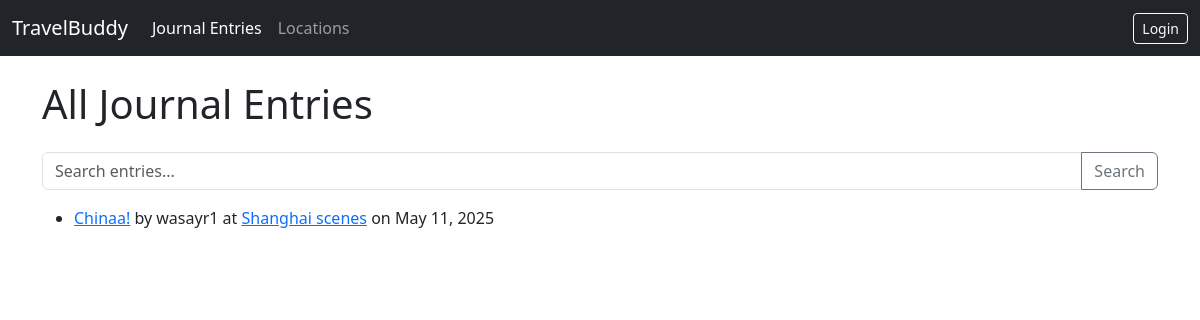
Before: /project/ with the older database file.
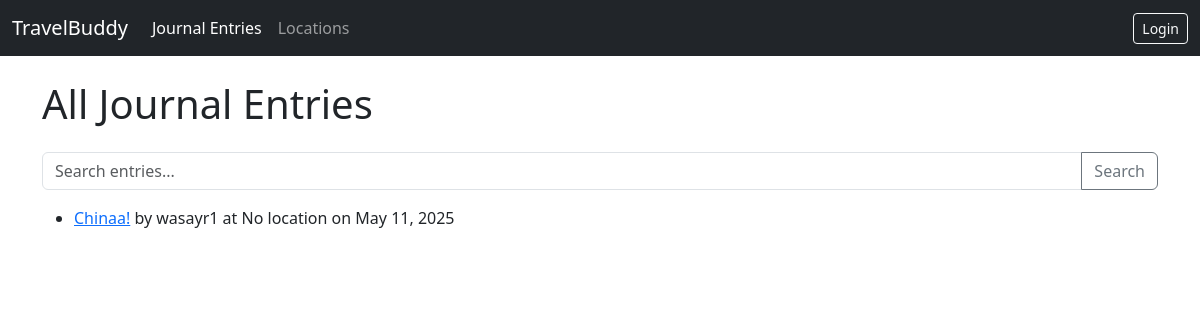
After: the same page with the newer database file.
### project/models.py (models this page shows, shortened)
class JournalEntry(models.Model):
    title = models.CharField(max_length=200)
    content = models.TextField()
    created_date = models.DateTimeField(auto_now_add=True)
    updated_date = models.DateTimeField(auto_now=True)
    user = models.ForeignKey(User, on_delete=models.CASCADE)
    location = models.ForeignKey(Location, on_delete=models.SET_NULL, null=True, blank=True)
    image = models.ImageField(upload_to='journal_images/', blank=True, null=True)
    VISIBILITY_CHOICES = [
        ('public', 'Public'),
        ('private', 'Private'),
    ]
    visibility = models.CharField(max_length=10, choices=VISIBILITY_CHOICES, default='public')
    tags = models.ManyToManyField('Tag', through='EntryTag', blank=True)

class Location(models.Model):
    name = models.CharField(max_length=100)
    description = models.TextField()
    latitude = models.FloatField(null=True, blank=True)
    longitude = models.FloatField(null=True, blank=True)
    country = models.CharField(max_length=100)
    city = models.CharField(max_length=100)

### project/views.py (the view, shortened to what this page needs)
# urls.py: path('', views.JournalEntryListView.as_view(), name='entry-list'), # Homepage shows entries
class JournalEntryListView(generic.ListView):
    model = JournalEntry
    context_object_name = 'journalentry_list' # Default is 'object_list'
    template_name = 'project/journalentry_list.html' # Explicitly state template
    def get_queryset(self):
        queryset = JournalEntry.objects.order_by('-created_date') # Start with default ordering
        query = self.request.GET.get('q')
        return queryset

### project/templates/project/journalentry_list.html (shortened to what this page needs)
{% extends "project/base.html" %}
{% block header %}All Journal Entries{% endblock %}
{% block content %}
    <form method="get" action="{% url 'project:entry-list' %}" class="mb-3">
        <div class="input-group">
            <input type="text" name="q" class="form-control" placeholder="Search entries..." value="{% if request.GET.q %}{{ request.GET.q }}{% endif %}">
            <button class="btn btn-outline-secondary" type="submit">Search</button>
        </div>
    </form>
    {% if journalentry_list %}
        <ul>
        {% for entry in journalentry_list %}
            <li>
                <a href="{% url 'project:entry-detail' pk=entry.pk %}">{{ entry.title }}</a>
                by {{ entry.user.username }}
                {% if entry.location %}
                    at <a href="{% url 'project:location-detail' pk=entry.location.pk %}">{{ entry.location.name }}</a>
                {% else %}
                    at <span>No location</span>
                {% endif %}
                on {{ entry.created_date|date:"M d, Y" }}
            </li>
        {% endfor %}
        </ul>
    {% else %}
        <p>No journal entries found. <a href="{% url 'project:entry-create' %}">Add one?</a></p>
    {% endif %}
{% endblock %}

Changed rows visible on the page:
changed JournalEntry "Chinaa!": location.name "Shanghai scenes" → (not shown); now shows "No location"
